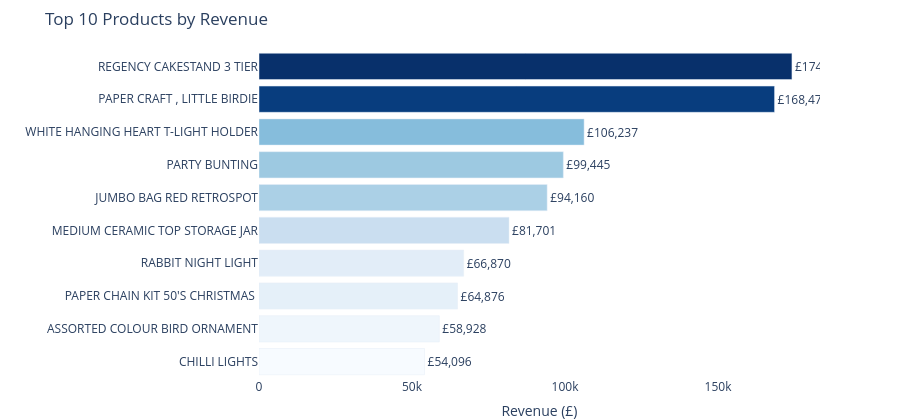

Notebook code for this chart:
### Code cell
# ── Top 10 products by revenue ───────────────────────────────────────────────
top_rev_prod = (
    sales.groupby('Description')['Revenue']
    .sum()
    .sort_values(ascending=False)
    .head(10)
    .reset_index()
    .sort_values('Revenue')                    # ascending for horizontal bar readability
)

fig_prod = px.bar(
    top_rev_prod,
    x='Revenue',
    y='Description',
    orientation='h',
    title='Top 10 Products by Revenue',
    labels={'Revenue': 'Revenue (£)', 'Description': ''},
    color='Revenue',
    color_continuous_scale='Blues',
    text='Revenue',
)
fig_prod.update_traces(texttemplate='£%{text:,.0f}', textposition='outside')
fig_prod.update_layout(
    coloraxis_showscale=False,
    plot_bgcolor='white',
    margin=dict(l=0, r=80, t=50, b=0),
    height=420,
)
fig_prod.show()

### Figure 1 — Plotly figure (JSON) as saved in the notebook; plotly's stock layout.template omitted (floating-point values rounded to 4 significant figures)
{"data": [{"hovertemplate": "Revenue (£)=%{marker.color}<br>=%{y}<extra></extra>", "legendgroup": "", "marker": {"color": [54100.0, 58930.0, 64880.0, 66870.0, 81700.0, 94160.0, 99450.0, 106200.0, 168500.0, 174200.0], "coloraxis": "coloraxis", "pattern": {"shape": ""}}, "name": "", "orientation": "h", "showlegend": false, "text": [54100.0, 58930.0, 64880.0, 66870.0, 81700.0, 94160.0, 99450.0, 106200.0, 168500.0, 174200.0], "textposition": "outside", "texttemplate": "£%{text:,.0f}", "type": "bar", "x": [54100.0, 58930.0, 64880.0, 66870.0, 81700.0, 94160.0, 99450.0, 106200.0, 168500.0, 174200.0], "xaxis": "x", "y": ["CHILLI LIGHTS", "ASSORTED COLOUR BIRD ORNAMENT", "PAPER CHAIN KIT 50'S CHRISTMAS ", "RABBIT NIGHT LIGHT", "MEDIUM CERAMIC TOP STORAGE JAR", "JUMBO BAG RED RETROSPOT", "PARTY BUNTING", "WHITE HANGING HEART T-LIGHT HOLDER", "PAPER CRAFT , LITTLE BIRDIE", "REGENCY CAKESTAND 3 TIER"], "yaxis": "y"}], "layout": {"barmode": "relative", "coloraxis": {"colorbar": {"title": {"text": "Revenue (£)"}}, "colorscale": [[0, "rgb(247,251,255)"], [0.125, "rgb(222,235,247)"], [0.25, "rgb(198,219,239)"], [0.375, "rgb(158,202,225)"], [0.5, "rgb(107,174,214)"], [0.625, "rgb(66,146,198)"], [0.75, "rgb(33,113,181)"], [0.875, "rgb(8,81,156)"], [1, "rgb(8,48,107)"]], "showscale": false}, "height": 420, "legend": {"tracegroupgap": 0}, "margin": {"b": 0, "l": 0, "r": 80, "t": 50}, "plot_bgcolor": "white", "title": {"text": "Top 10 Products by Revenue"}, "xaxis": {"anchor": "y", "domain": [0, 1], "title": {"text": "Revenue (£)"}}, "yaxis": {"anchor": "x", "domain": [0, 1], "title": {"text": ""}}}}
